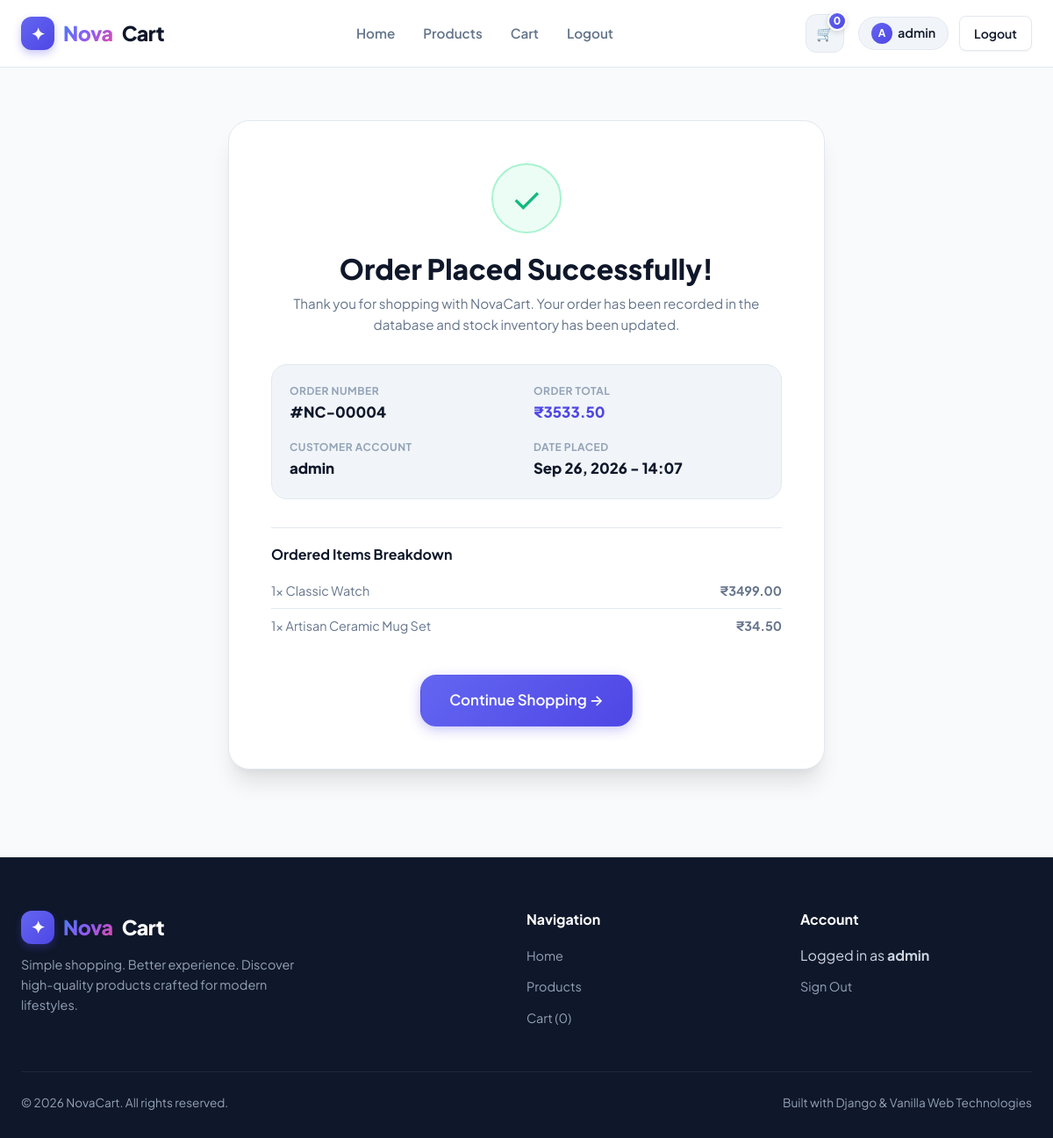
Screenshot of /order-success/4/ (signed in) with the database file from the repository.
### store/models.py (models this page shows, shortened)
class Order(models.Model):
    user = models.ForeignKey(User, on_delete=models.CASCADE, related_name='orders')
    total_amount = models.DecimalField(max_digits=10, decimal_places=2)
    created_at = models.DateTimeField(auto_now_add=True)
    class Meta:
        ordering = ['-created_at']

class OrderItem(models.Model):
    order = models.ForeignKey(Order, on_delete=models.CASCADE, related_name='items')
    product = models.ForeignKey(Product, on_delete=models.CASCADE)
    quantity = models.PositiveIntegerField(default=1)
    price = models.DecimalField(max_digits=10, decimal_places=2)  # Price snapshot at order time
    @property
    def total_price(self):
        return self.price * self.quantity

class Product(models.Model):
    name = models.CharField(max_length=255)
    description = models.TextField()
    price = models.DecimalField(max_digits=10, decimal_places=2)
    image = models.ImageField(upload_to='products/', blank=True, null=True)
    stock = models.PositiveIntegerField(default=0)
    created_at = models.DateTimeField(auto_now_add=True)
    class Meta:
        ordering = ['-created_at']

### store/views.py (the view)
# urls.py: path('order-success/<int:order_id>/', views.order_success, name='order_success'),
@login_required(login_url='login')
def order_success(request, order_id):
    order = get_object_or_404(Order, id=order_id, user=request.user)
    return render(request, 'store/order_success.html', {
        'order': order,
    })

### store/context_processors.py (called while the page is built)
def cart_context(request):
    cart = request.session.get('cart', {})
    total_items = 0
    if isinstance(cart, dict):
        for pid, qty in cart.items():
            if isinstance(qty, int):
                total_items += qty
            elif isinstance(qty, str) and qty.isdigit():
                total_items += int(qty)
    return {
        'cart_total_items': total_items,
    }

### store/templates/store/order_success.html (shortened to what this page needs)
{% extends 'store/base.html' %}
{% load static %}
{% block content %}
<div class="order-success-section">
  <div class="container">
    <div class="order-success-card">
      <div class="success-check-icon">
        ✓
      </div>
      <h1 class="order-success-title">Order Placed Successfully!</h1>
      <p class="order-success-desc">
        Thank you for shopping with NovaCart. Your order has been recorded in the database and stock inventory has been updated.
      </p>
      <div class="order-info-pill-grid">
        <div class="order-info-item">
          <div class="info-label">Order Number</div>
          <div class="info-value">#NC-{{ order.id|stringformat:"05d" }}</div>
        </div>
        <div class="order-info-item">
          <div class="info-label">Order Total</div>
          <div class="info-value" style="color: var(--primary);">₹{{ order.total_amount }}</div>
        </div>
        <div class="order-info-item">
          <div class="info-label">Customer Account</div>
          <div class="info-value">{{ order.user.username }}</div>
        </div>
        <div class="order-info-item">
          <div class="info-label">Date Placed</div>
          <div class="info-value">{{ order.created_at|date:"M d, Y - H:i" }}</div>
        </div>
      </div>
      <div class="order-items-receipt">
        <h3 class="receipt-title">Ordered Items Breakdown</h3>
        {% for item in order.items.all %}
          <div class="receipt-row">
            <span>{{ item.quantity }}x {{ item.product.name }}</span>
            <span style="font-weight: 700;">₹{{ item.total_price }}</span>
          </div>
        {% endfor %}
      </div>
      <div style="display: flex; justify-content: center; gap: 16px; flex-wrap: wrap;">
        <a href="{% url 'home' %}#products" class="btn btn-primary btn-lg" id="continueShoppingBtn">
          Continue Shopping →
        </a>
      </div>
    </div>
  </div>
</div>
{% endblock %}

### store/templates/store/base.html (shortened to what this page needs)
{% load static %}
<!DOCTYPE html>
<html lang="en">
<head>
  <link rel="stylesheet" href="{% static 'store/css/style.css' %}">
</head>
<body>
  <header class="site-header">
    <div class="container">
      <nav class="navbar" aria-label="Main Navigation">
        <a href="{% url 'home' %}" class="brand-logo" id="brandLogo">
          <div class="brand-logo-icon">✦</div>
          <span>Nova</span>Cart
        </a>
        <ul class="nav-menu" id="navMenu">
          <li><a href="{% url 'home' %}" class="nav-link {% if request.resolver_match.url_name == 'home' %}active{% endif %}">Home</a></li>
          <li><a href="{% url 'home' %}#products" class="nav-link">Products</a></li>
          <li><a href="{% url 'cart' %}" class="nav-link {% if request.resolver_match.url_name == 'cart' %}active{% endif %}">Cart</a></li>
          {% if user.is_authenticated %}
            <li><a href="{% url 'logout' %}" class="nav-link">Logout</a></li>
          {% else %}
            <li><a href="{% url 'login' %}" class="nav-link {% if request.resolver_match.url_name == 'login' %}active{% endif %}">Sign In</a></li>
          {% endif %}
        </ul>
        <div class="nav-actions">
          <a href="{% url 'cart' %}" class="cart-button" title="View Shopping Cart" id="cartNavButton">
            🛒
            <span class="cart-badge" id="navCartBadge">{{ cart_total_items|default:0 }}</span>
          </a>
          {% if user.is_authenticated %}
            <div class="user-nav-dropdown">
              <span class="user-greeting">
                <span class="avatar-circle">{{ user.username|make_list|first|upper }}</span>
                {{ user.username }}
              </span>
              <a href="{% url 'logout' %}" class="btn btn-secondary btn-sm" id="logoutBtn">Logout</a>
            </div>
          {% else %}
            <a href="{% url 'login' %}" class="btn btn-secondary btn-sm" id="loginBtn">Sign In</a>
            <a href="{% url 'register' %}" class="btn btn-primary btn-sm" id="registerBtn">Register</a>
          {% endif %}
        </div>
      </nav>
    </div>
  </header>
  <main id="mainContent">
    {% block content %}
    {% endblock %}
  </main>
  <footer class="site-footer">
    <div class="container">
      <div class="footer-grid">
        <div class="footer-brand">
          <div class="brand-logo" style="color: #ffffff; margin-bottom: 12px;">
            <div class="brand-logo-icon">✦</div>
            <span>Nova</span>Cart
          </div>
          <p>Simple shopping. Better experience. Discover high-quality products crafted for modern lifestyles.</p>
        </div>
        <div class="footer-col">
          <h4>Navigation</h4>
          <ul class="footer-links">
            <li><a href="{% url 'home' %}">Home</a></li>
            <li><a href="{% url 'home' %}#products">Products</a></li>
            <li><a href="{% url 'cart' %}">Cart ({{ cart_total_items|default:0 }})</a></li>
          </ul>
        </div>
        <div class="footer-col">
          <h4>Account</h4>
          <ul class="footer-links">
            {% if user.is_authenticated %}
              <li><span style="color: #cbd5e1;">Logged in as <strong>{{ user.username }}</strong></span></li>
              <li><a href="{% url 'logout' %}">Sign Out</a></li>
            {% else %}
              <li><a href="{% url 'login' %}">Sign In</a></li>
              <li><a href="{% url 'register' %}">Create Account</a></li>
            {% endif %}
          </ul>
        </div>
      </div>
      <div class="footer-bottom">
        <p>© 2026 NovaCart. All rights reserved.</p>
        <p>Built with Django & Vanilla Web Technologies</p>
      </div>
    </div>
  </footer>
</body>
</html>

### rows the page displays
Order: id "00004", total_amount "3533.50", user.username "admin", created_at "Sep 26, 2026 - 14:07"
OrderItem: quantity "1", product.name "Classic Watch", total_price "3499.00"
OrderItem: quantity "1", product.name "Artisan Ceramic Mug Set", total_price "34.50"

### other values shown
{{ cart_total_items|default:0 }} "0"
{{ user.username|make_list|first|upper }} "A"
{{ user.username }} "admin"
